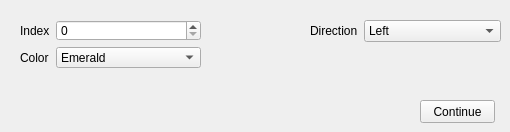
     <widget class="QWidget" name="continueTab">
      <attribute name="title">
       <string>Continue</string>
      </attribute>
      <widget class="QWidget" name="layoutWidget">
       <property name="geometry">
        <rect>
         <x>310</x>
         <y>20</y>
         <width>191</width>
         <height>31</height>
        </rect>
       </property>
       <layout class="QFormLayout" name="formLayout_15">
        <item row="0" column="0">
         <widget class="QLabel" name="label_67">
          <property name="text">
           <string>Direction</string>
          </property>
         </widget>
        </item>
        <item row="0" column="1">
         <widget class="QComboBox" name="compCurveContinueDirectionComboBox">
          <item>
           <property name="text">
            <string>Left</string>
           </property>
          </item>
          <item>
           <property name="text">
            <string>Right</string>
           </property>
          </item>
         </widget>
        </item>
       </layout>
      </widget>
      <widget class="QPushButton" name="compCurveContinueButton">
       <property name="geometry">
        <rect>
         <x>420</x>
         <y>100</y>
         <width>75</width>
         <height>23</height>
        </rect>
       </property>
       <property name="text">
        <string>Continue</string>
       </property>
      </widget>
      <widget class="QWidget" name="layoutWidget">
       <property name="geometry">
        <rect>
         <x>20</x>
         <y>20</y>
         <width>181</width>
         <height>48</height>
        </rect>
       </property>
       <layout class="QFormLayout" name="formLayout_14">
        <item row="0" column="0">
         <widget class="QLabel" name="label_68">
          <property name="text">
           <string>Index</string>
          </property>
         </widget>
        </item>
        <item row="0" column="1">
         <widget class="QSpinBox" name="compCurveContinueIndexSpinBox">
          <property name="maximum">
           <number>1000</number>
          </property>
         </widget>
        </item>
        <item row="1" column="0">
         <widget class="QLabel" name="label_83">
          <property name="text">
           <string>Color</string>
          </property>
         </widget>
        </item>
        <item row="1" column="1">
         <widget class="QComboBox" name="compCurveContinueComboBoxColor">
          <item>
           <property name="text">
            <string>Emerald</string>
           </property>
          </item>
          <item>
           <property name="text">
            <string>Amethyst</string>
           </property>
          </item>
          <item>
           <property name="text">
            <string>Pomegranate</string>
           </property>
          </item>
         </widget>
        </item>
       </layout>
      </widget>
     </widget>
